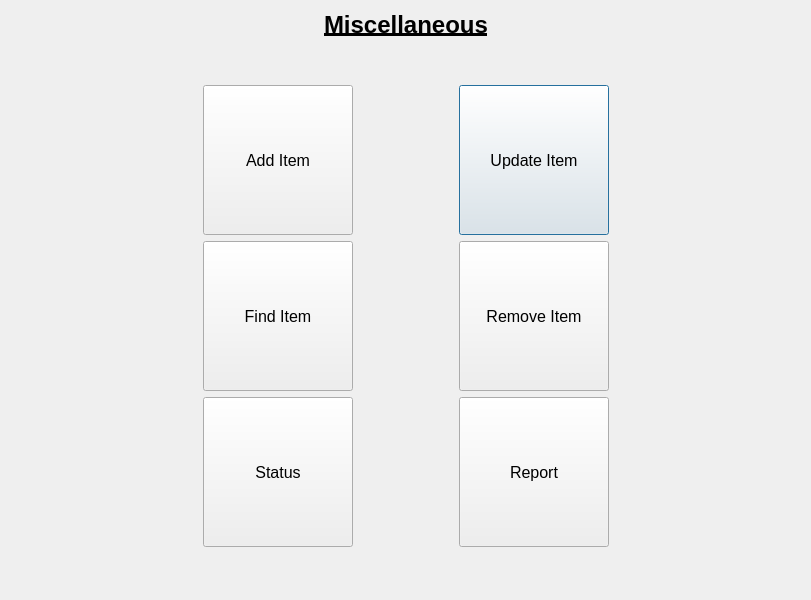
<?xml version="1.0" encoding="UTF-8"?>
<ui version="4.0">
 <class>Miscellaneous</class>
 <widget class="QDialog" name="Miscellaneous">
  <property name="geometry">
   <rect>
    <x>0</x>
    <y>0</y>
    <width>811</width>
    <height>600</height>
   </rect>
  </property>
  <property name="windowTitle">
   <string>Miscellaneous</string>
  </property>
  <layout class="QVBoxLayout" name="verticalLayout">
   <item>
    <layout class="QHBoxLayout" name="horizontalLayout">
     <item>
      <spacer name="horizontalSpacer">
       <property name="orientation">
        <enum>Qt::Horizontal</enum>
       </property>
       <property name="sizeHint" stdset="0">
        <size>
         <width>40</width>
         <height>20</height>
        </size>
       </property>
      </spacer>
     </item>
     <item>
      <widget class="QLabel" name="labelMiscellaneous">
       <property name="sizePolicy">
        <sizepolicy hsizetype="Preferred" vsizetype="Fixed">
         <horstretch>0</horstretch>
         <verstretch>0</verstretch>
        </sizepolicy>
       </property>
       <property name="font">
        <font>
         <pointsize>18</pointsize>
         <bold>true</bold>
         <underline>true</underline>
        </font>
       </property>
       <property name="text">
        <string>Miscellaneous</string>
       </property>
      </widget>
     </item>
     <item>
      <spacer name="horizontalSpacer_2">
       <property name="orientation">
        <enum>Qt::Horizontal</enum>
       </property>
       <property name="sizeHint" stdset="0">
        <size>
         <width>40</width>
         <height>20</height>
        </size>
       </property>
      </spacer>
     </item>
    </layout>
   </item>
   <item>
    <spacer name="verticalSpacer">
     <property name="orientation">
      <enum>Qt::Vertical</enum>
     </property>
     <property name="sizeType">
      <enum>QSizePolicy::Preferred</enum>
     </property>
     <property name="sizeHint" stdset="0">
      <size>
       <width>20</width>
       <height>40</height>
      </size>
     </property>
    </spacer>
   </item>
   <item>
    <layout class="QHBoxLayout" name="horizontalLayout_3">
     <item>
      <spacer name="horizontalSpacer_5">
       <property name="orientation">
        <enum>Qt::Horizontal</enum>
       </property>
       <property name="sizeHint" stdset="0">
        <size>
         <width>40</width>
         <height>20</height>
        </size>
       </property>
      </spacer>
     </item>
     <item>
      <layout class="QGridLayout" name="gridLayout">
       <item row="0" column="2">
        <widget class="QPushButton" name="pushButtonMUpdate">
         <property name="sizePolicy">
          <sizepolicy hsizetype="Fixed" vsizetype="Fixed">
           <horstretch>0</horstretch>
           <verstretch>0</verstretch>
          </sizepolicy>
         </property>
         <property name="minimumSize">
          <size>
           <width>150</width>
           <height>150</height>
          </size>
         </property>
         <property name="font">
          <font>
           <pointsize>12</pointsize>
          </font>
         </property>
         <property name="text">
          <string>Update Item</string>
         </property>
        </widget>
       </item>
       <item row="2" column="0">
        <widget class="QPushButton" name="pushButtonMStatus">
         <property name="sizePolicy">
          <sizepolicy hsizetype="Fixed" vsizetype="Fixed">
           <horstretch>0</horstretch>
           <verstretch>0</verstretch>
          </sizepolicy>
         </property>
         <property name="minimumSize">
          <size>
           <width>150</width>
           <height>150</height>
          </size>
         </property>
         <property name="font">
          <font>
           <pointsize>12</pointsize>
          </font>
         </property>
         <property name="text">
          <string>Status</string>
         </property>
        </widget>
       </item>
       <item row="0" column="1">
        <spacer name="horizontalSpacer_7">
         <property name="orientation">
          <enum>Qt::Horizontal</enum>
         </property>
         <property name="sizeType">
          <enum>QSizePolicy::Fixed</enum>
         </property>
         <property name="sizeHint" stdset="0">
          <size>
           <width>100</width>
           <height>20</height>
          </size>
         </property>
        </spacer>
       </item>
       <item row="0" column="0">
        <widget class="QPushButton" name="pushButtonMAdd">
         <property name="sizePolicy">
          <sizepolicy hsizetype="Fixed" vsizetype="Fixed">
           <horstretch>0</horstretch>
           <verstretch>0</verstretch>
          </sizepolicy>
         </property>
         <property name="minimumSize">
          <size>
           <width>150</width>
           <height>150</height>
          </size>
         </property>
         <property name="font">
          <font>
           <pointsize>12</pointsize>
          </font>
         </property>
         <property name="text">
          <string>Add Item</string>
         </property>
        </widget>
       </item>
       <item row="1" column="0">
        <widget class="QPushButton" name="pushButtonMFind">
         <property name="sizePolicy">
          <sizepolicy hsizetype="Fixed" vsizetype="Fixed">
           <horstretch>0</horstretch>
           <verstretch>0</verstretch>
          </sizepolicy>
         </property>
         <property name="minimumSize">
          <size>
           <width>150</width>
           <height>150</height>
          </size>
         </property>
         <property name="font">
          <font>
           <pointsize>12</pointsize>
          </font>
         </property>
         <property name="text">
          <string>Find Item</string>
         </property>
        </widget>
       </item>
       <item row="1" column="2">
        <widget class="QPushButton" name="pushButtonMRemove">
         <property name="sizePolicy">
          <sizepolicy hsizetype="Fixed" vsizetype="Fixed">
           <horstretch>0</horstretch>
           <verstretch>0</verstretch>
          </sizepolicy>
         </property>
         <property name="minimumSize">
          <size>
           <width>150</width>
           <height>150</height>
          </size>
         </property>
         <property name="font">
          <font>
           <pointsize>12</pointsize>
          </font>
         </property>
         <property name="text">
          <string>Remove Item</string>
         </property>
        </widget>
       </item>
       <item row="2" column="2">
        <widget class="QPushButton" name="pushButtonMReport">
         <property name="sizePolicy">
          <sizepolicy hsizetype="Fixed" vsizetype="Fixed">
           <horstretch>0</horstretch>
           <verstretch>0</verstretch>
          </sizepolicy>
         </property>
         <property name="minimumSize">
          <size>
           <width>150</width>
           <height>150</height>
          </size>
         </property>
         <property name="font">
          <font>
           <pointsize>12</pointsize>
          </font>
         </property>
         <property name="text">
          <string>Report</string>
         </property>
        </widget>
       </item>
      </layout>
     </item>
     <item>
      <spacer name="horizontalSpacer_6">
       <property name="orientation">
        <enum>Qt::Horizontal</enum>
       </property>
       <property name="sizeHint" stdset="0">
        <size>
         <width>40</width>
         <height>20</height>
        </size>
       </property>
      </spacer>
     </item>
    </layout>
   </item>
   <item>
    <spacer name="verticalSpacer_2">
     <property name="orientation">
      <enum>Qt::Vertical</enum>
     </property>
     <property name="sizeHint" stdset="0">
      <size>
       <width>20</width>
       <height>40</height>
      </size>
     </property>
    </spacer>
   </item>
  </layout>
 </widget>
 <resources/>
 <connections/>
</ui>
